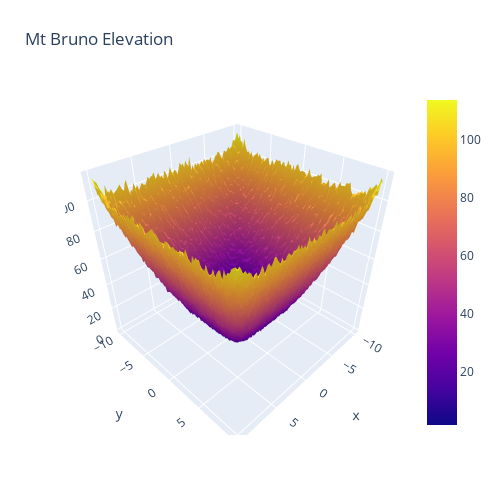

Notebook cell for this chart:
### Code cell
import plotly.graph_objects as go


fig = go.Figure(data=[go.Surface(x=X, y=X, z=out,)]) #Surface

fig.update_layout(title='Mt Bruno Elevation', autosize=False,
                  width=500, height=500,
                  margin=dict(l=65, r=50, b=65, t=90))

fig.show()
